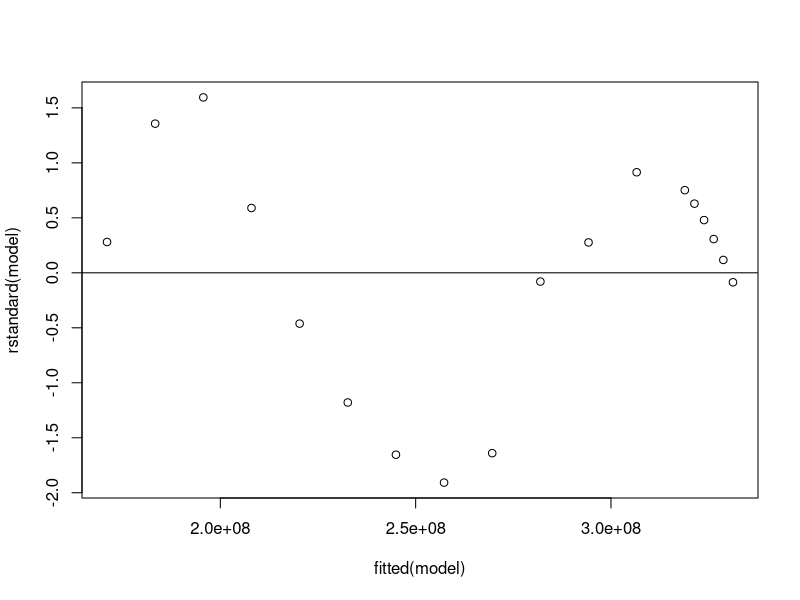
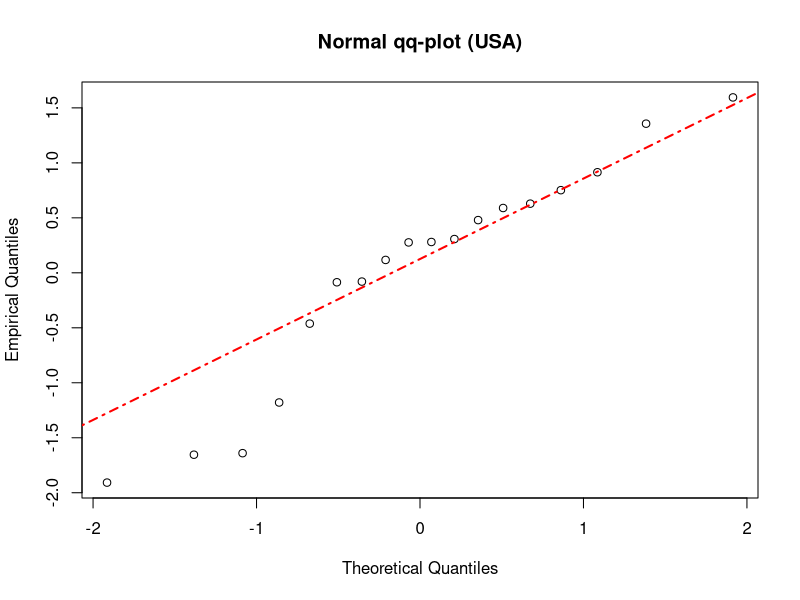
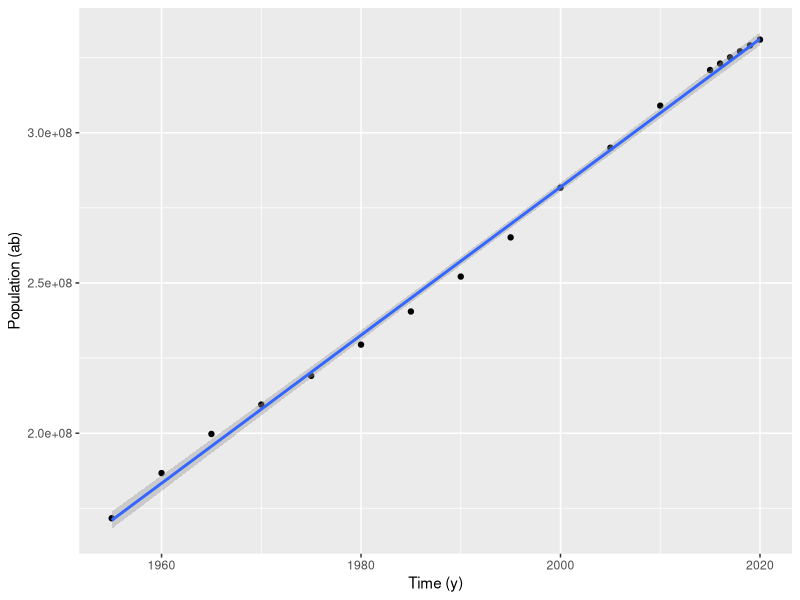
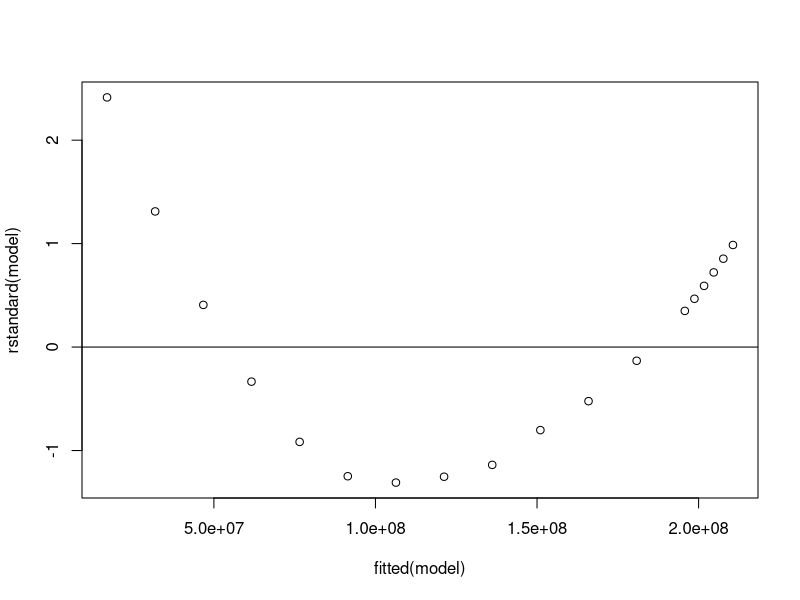
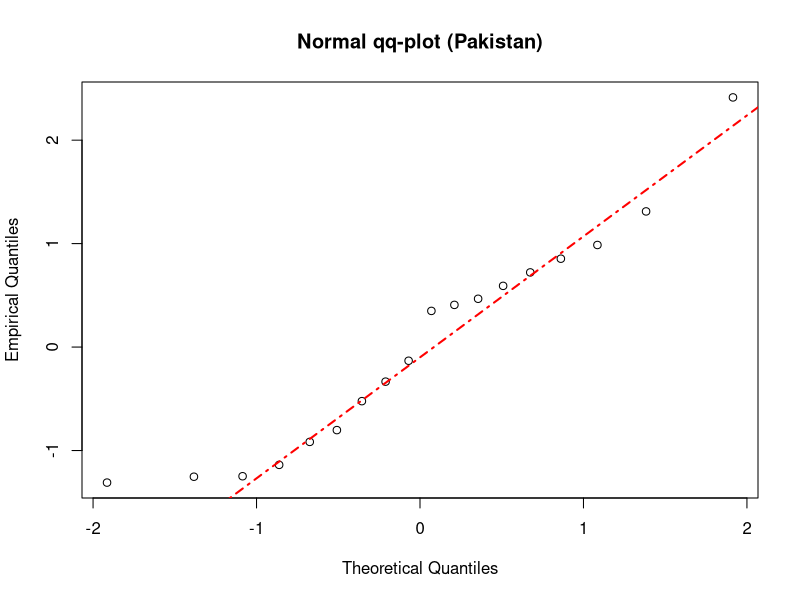
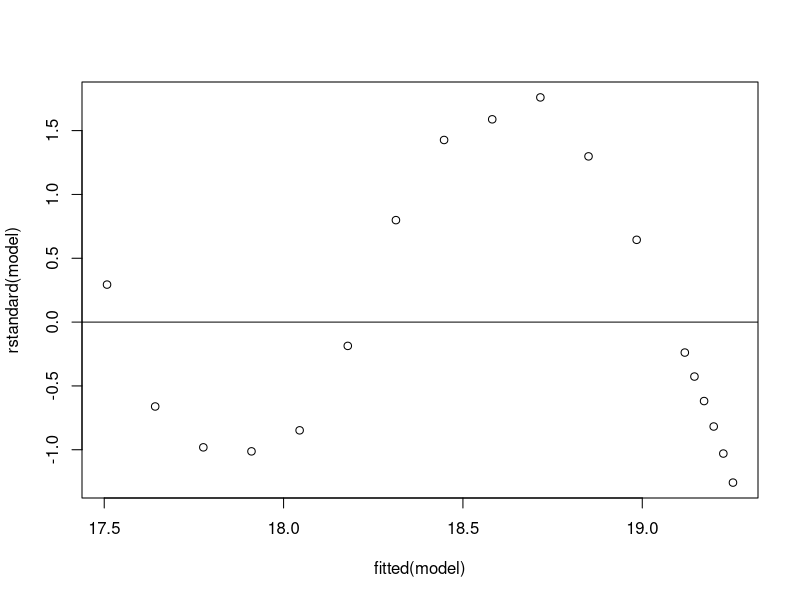
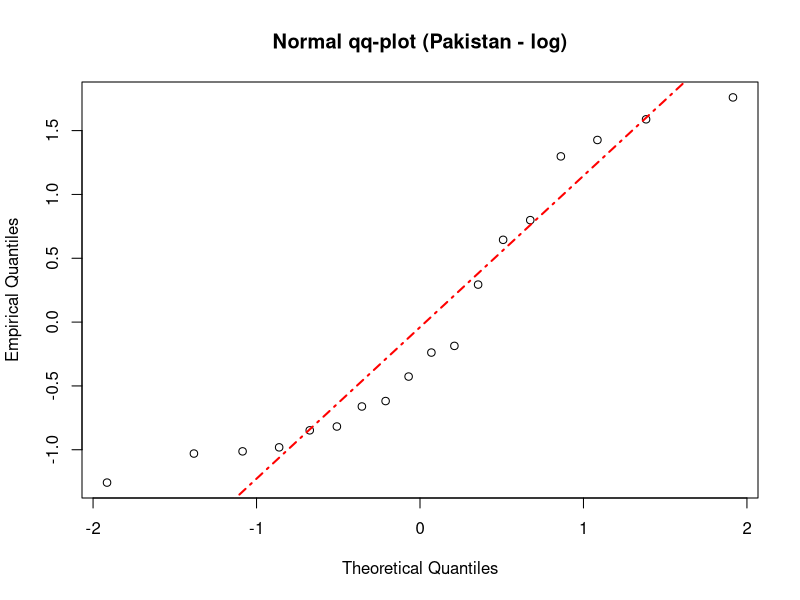
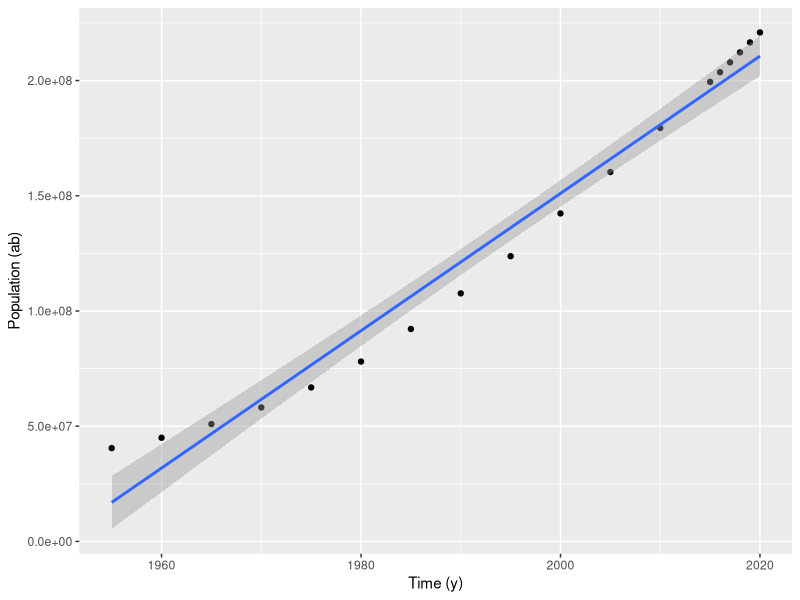

Write the R code that produced these figures, in order.
###############################################################################
# DATAFRAME INITIALIZATION
###############################################################################

df <- read.csv("./data/population.csv")
library(ggplot2)
library(dplyr)

###############################################################################
# POPULATION GROWTH ANALISYS ==== LINEAR REGRESSION
###############################################################################

# USA ANALYSIS
usa <- df[df$Country == "United States", ]

model <- lm(Population ~ Year, data = usa)
summary(model)
plot(fitted(model), rstandard(model))
abline(0, 0)
qqnorm(rstandard(model), main = "Normal qq-plot (USA)",
    ylab = "Empirical Quantiles", xlab = "Theoretical Quantiles")
qqline(rstandard(model), col = "red", lty = 4, lwd = 2)

# Pearson's product-moment correlation
cor.test(usa$Population, usa$Year)

ggplot(data = usa, aes(x = Year, y = Population)) +
    geom_point() + geom_smooth(method = "lm") +
    labs(x = "Time (y)", y = "Population (ab)")
ggsave("./img/usa.png")

# PAKISTAN ANALYSIS
# Pakistan has an exponential growth -> log scale to fit a linear model

pak <- df[df$Country == "Pakistan", ]
pak[, "log_Population"] <- log(pak[, "Population"] + 1)

# non modified
model <- lm(Population ~ Year, data = pak)
summary(model)
plot(fitted(model), rstandard(model))
abline(0, 0)
qqnorm(rstandard(model), main = "Normal qq-plot (Pakistan)",
    ylab = "Empirical Quantiles", xlab = "Theoretical Quantiles")
qqline(rstandard(model), col = "red", lty = 4, lwd = 2)
# logaritmic transformation
model <- lm(log_Population ~ Year, data = pak)
summary(model)
plot(fitted(model), rstandard(model))
abline(0, 0)
qqnorm(rstandard(model), main = "Normal qq-plot (Pakistan - log)",
    ylab = "Empirical Quantiles", xlab = "Theoretical Quantiles")
qqline(rstandard(model), col = "red", lty = 4, lwd = 2)

# Pearson's product-moment correlation
cor.test(pak$Population, pak$Year)
cor.test(pak$log_Population, pak$Year)

ggplot(data = pak, aes(x = Year, y = Population)) +
    geom_point() + geom_smooth(method = "lm") +
    labs(x = "Time (y)", y = "Population (ab)")
ggsave("./img/pak.png")
ggplot(data = pak, aes(x = Year, y = log_Population)) +
    geom_point() + geom_smooth(method = "lm") +
    labs(x = "Time (y)", y = "log(Population) (a.u.)")
ggsave("./img/pak_log.png")

###############################################################################
# POPULATION GROWTH BETWEEN CONTINENTS==== HYPOTHESIS TESTING
###############################################################################

# H0: the two populations have the same mean

asia <- df[df$Continent == "Asia", ]
asia <- asia %>% group_by(Year) %>% summarise(sum = sum(Population))
asia[, "sum"] <- log(asia[, "sum"] + 1)

oceania <- df[df$Continent == "Oceania", ]
oceania <- oceania %>% group_by(Year) %>% summarise(sum = sum(Population))
oceania[, "sum"] <- log(oceania[, "sum"] + 1)

ggplot(data = oceania, aes(x = Year, y = sum)) +
    geom_point(color = "blue") +
    geom_point(data = asia, color = "red") +
    labs(x = "Time (y)", y = "log(Population) (a.u.)")
ggsave("./img/asia_oceania.png")

ggplot() +
    geom_histogram(aes(x = oceania$sum), fill = "blue", alpha = 0.5, bins = 15) + # nolint: line_length_linter.
    geom_histogram(aes(x = asia$sum), fill = "red", alpha = 0.5, bins = 15) +
    labs(x = "log(Population)", y = "Frequency")
ggsave("./img/asia_oceania_hist.png")

qqnorm(asia$sum, main = "Normal qq-plot (Asia)",
    ylab = "Empirical Quantiles", xlab = "Theoretical Quantiles")
qqline(asia$sum, col = "red", lty = 4, lwd = 2)

qqnorm(oceania$sum, main = "Normal qq-plot (Oceania)",
    ylab = "Empirical Quantiles", xlab = "Theoretical Quantiles")
qqline(oceania$sum, col = "red", lty = 4, lwd = 2)

t.test(asia$sum, oceania$sum)

###############################################################################
# YEARLY CHANGE ==== MULTILINEAR REGRESSION
###############################################################################

france <- df[df$Country == "France", ]

result <- lm(data = france, Yearly.Change ~ Population + Migrants.net.
    + FertilityRate + MedianAge + UrbanPopulation)
summary(result)